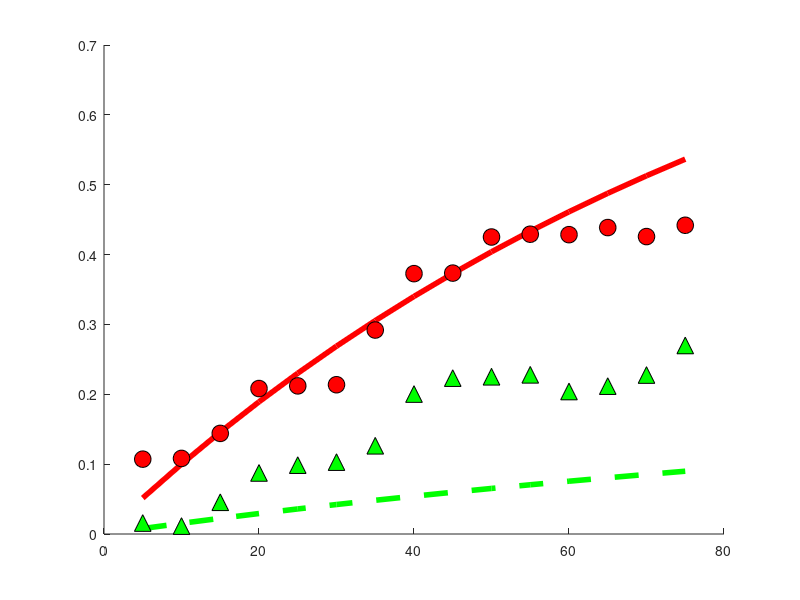

The MATLAB source for this figure: (Note: this script raises an error after producing the figure.)
% Functions and figures for the model fitting 
% based on the analytical model developed for epigenomeIntegrity project, 
% the functions are here plotted using parameters fitted from the
% experimental data

close all 
% plot properties 

fontSize   = 12;
markerSize = 12;
lineWidth  = 4;

% Plot figues
showHAndDFit        = true;
showSlidingFraction = false;
showSlidingOutOfDR  = false;
showRelativeSliding = true;
showExpansionFactor = false;
showLossInTime      = false;
showRelativeOpening = false;

% Experimental measurements 
% uvc dose (the point u=100 is excluded for now due to irregular
% measurement)
uData = [ 5	10	15	20	25	30	35	40	45	50	55	60	65	70	75];%	100];
% histone loss data
% previous 
% hData = [ 10.7143   10.8680   22.1973   24.1895   27.9165   23.1343   36.7809 ...
%     42.0486   38.1288   45.2075   43.6863   44.8139   46.0792   47.6219   48.8158]./100;% 39.5242]./100;
% current 
hData = [10.714305725	10.8220788165	14.4014983755	20.8225447327	21.2024074872...
         21.3668579387	29.195045218	37.2706560079	37.3479226024	42.5138151765...
         42.9133041668	42.8508770934	43.8660779761	42.5763929893	44.1947934168]./100;%	40.8353794651


%___DNA loss data____
% % previous
% dData   =[ 1.5704212005	1.689934217	6.2022046651	11.6868181521	12.8785877917...
%     13.4063551786	18.2744867455	18.0307962375	23.0606990052	23.7519692784...
%     19.9985465308	14.2129016791	18.6451205628	19.8890159764	25.5485722258]./100;%	23.34475654]./100;
% current 
dData = [1.5704212005	1.1365167475	4.545552178	8.7406190878	9.8581219326	10.2900341153...
         12.6333239455	20.0360763966	22.3129622161	22.5107680397	22.7887958612	20.4006799168...
         21.1679155925	22.757261652	26.9902966182]./100;%	26.4974599239

% Analytical solutions of the model for histones and DNA loss vs UV dose
N  = @(a1,u) exp(-a1*u);
R  = @(a1,a2,u) sqrt(1+a2*u-(a2/a1).*(exp(-a1*u)-1));%(1+a2.*(1-N(a1,u)));
h  = @(a1,a2,u) 1-(N(a1,u)./(R(a1,a2,u)));
d  = @(a1,a2,u) ((R(a1,a2,u))-1)./R(a1,a2,u);
% h  = @(a1,a2,u) 1-exp(-a1*u)./(1+a2.*(1-exp(-a1*u)));
% d  = @(a1,a2,u) a2.*(1-exp(-a1.*u))./(1+a2.*(1-exp(-a1.*u)));


% parameter values
c1 = .009;%0.0069;
c2 = .0016;%0.78;

%-- plot ---
if showHAndDFit
%____ plot histone loss, h
fig1 = figure('Name','histone and DNA fit');
ax1  = axes('Parent',fig1,'NextPlot','Add');
line('Xdata',uData,'YData',h(c1,c2,uData),'Color','r','LineWidth',lineWidth,...
    'Parent',ax1,'DisplayName','histone loss, model');
line('XData',uData,'YData',hData,'Marker','o','MarkerSize',markerSize,'MarkerFaceColor','r','MarkerEdgeColor','k',...
    'LineStyle','none','Parent',ax1,'DisplayName','histone loss, exp. data'), 

%____ plot DNA loss, d
line('XData',uData,'YData',d(c1,c2,uData),'Color','g','LineWidth',lineWidth,...
    'DisplayName','DNA loss fraction, model','Parent',ax1,'LineStyle','--');
line('XData',uData,'YData',dData,'Marker','^','Color','g','MarkerSize',markerSize,'MarkerFaceColor','g',...
    'MarkerEdgeColor','k','LineStyle','none',...
    'Parent',ax1,'DisplayName','DNA loss fraction, exp. data'), 

legend(get(ax1,'Children'),'Location','NW')
title(' Model fit to experimental data','Parent',ax1,'FontSize',fontSize), 
xlabel('U.V dose','Parent',ax1,'FontSize',fontSize)
ylabel('Loss fraction','Parent',ax1,'FontSize',fontSize)
set(ax1,'FontSize',fontSize)
end

if showSlidingFraction 
%_____ plot sliding fraction, h-d
fig2 = figure;
ax2  = axes('Parent',fig2);
line('XData',uData,'YData',(hData-dData),'Marker','o','Color','k','MarkerFaceColor','c',...
    'Parent',ax2,'DisplayName','histone sliding loss, exp.data','MarkerSize',markerSize,'LineStyle','none');
line('XData',uData,'YData',h(c1,c2,uData)-d(c1,c2,uData),'LineWidth',lineWidth,'Parent',ax2,...
    'DisplayName','histone sliding loss, model','Color','k')
xlabel('U.V dose','Parent',ax2,'FontSize',fontSize);
ylabel('h(U)-d(U)','Parent',ax2,'FontSize',fontSize);
title('Fraction of histones lost by sliding','Parent',ax2,'FontSize',fontSize);
legend(get(ax2,'Children'),'Location','NW')
set(ax2,'FontSize',fontSize,'LineWidth',lineWidth)
end

if showSlidingOutOfDR  
%_____ fraction of sliding out of the damage region (h-d)/(1-d)
fig3 = figure; 
ax3  = axes('Parent',fig3,'NextPlot','add');
line('XData',uData,'Ydata',(hData-dData)./(1-dData),'Marker','o','Color','k','MarkerFaceColor','c',...
    'Parent',ax3,'DisplayName','histone sliding out of DR, exp. data','MarkerSize',markerSize,...
    'LineStyle','none');
line('XData',uData,'YData',(h(c1,c2,uData)-d(c1,c2,uData))./(1-d(c1,c2,uData)),'Parent',ax3,...
    'LineWidth',lineWidth,'DisplayName','histone sliding out of DR, model')
% add linear fit for comparison
linearFitModel = fittype('a*x');
[fitValues, fitScore] = fit(uData',((hData-dData)./(1-dData))',linearFitModel,'Robust','LAR','StartPoint',1);
line('XData',uData,'YData',fitValues(uData),'Parent',ax3,'DisplayName','linear fit','Color','r',...
    'LineStyle','--','LineWidth',lineWidth)
title('Fraction of histone sliding out of the DR','Parent',ax3,'FontSize',fontSize)
xlabel('U.V dose','Parent',ax3,'FontSize',fontSize);
ylabel('(h(u)-d(u))/(1-d(u)', 'FontSize', fontSize);
legend(get(ax3,'Children'),'Location','NW')
set(ax3,'FontSize',fontSize,'LineWidth',lineWidth)

end

if showRelativeSliding 
%____ relative sliding contribution (h-d)/h
fig4 = figure; 
ax4  = axes('Parent',fig4,'NextPlot','add','FontSize',fontSize);
line('XData',uData,'Ydata',(hData-dData)./(hData),'Marker','o','Color','k','MarkerFaceColor','c',...
    'Parent',ax4,'DisplayName','relative histone sliding contribution, exp. data','MarkerSize',markerSize,...
    'LineStyle','none');
line('XData',uData,'YData',(h(c1,c2,uData)-d(c1,c2,uData))./(h(c1,c2,uData)),'Parent',ax4,...
    'LineWidth',lineWidth,'DisplayName','relative histone sliding contribution, model')
xlabel('U.V dose','Parent',ax4,'FontSize',fontSize);
ylabel('(h(U)-d(U))/h(U)','FontSize',fontSize,'Parent',ax4)
legend(get(ax4,'Children'),'Location','NW');
title('Contibition of sliding to the total histone loss','Parent',ax4,'FontSize',fontSize)
set(ax4,'FontSize',fontSize,'LineWidth',lineWidth)
end

if showExpansionFactor
%___ Expansion factor 
fig5 = figure;
uValues = 0:1:100;
ax5  = axes('Parent',fig5,'NextPlot','add','FontSize',fontSize,'LineWidth',lineWidth);
line('XData',uValues,'YData',R(c1,c2,uValues),'Parent',ax5)
xlabel('U.V dose','Parent',ax5,'FontSize',fontSize)
ylabel('\alpha(U)','Parent',ax5,'FontSize',fontSize);
set(ax5,'FontSize',fontSize,'LineWidth',lineWidth)
end


if showLossInTime
%___histone/DNA loss in time 
fig6  = figure;
kappa = linspace(0,1,100); 
ax6   = axes('Parent',fig6,'NextPlot','add','FontSize',fontSize,'LineWidth',lineWidth);
for uIdx = 1:numel(uData)
 line('XData',kappa,'YData',h(c1,c2,kappa.*uData(uIdx)),'Parent',ax6,'displayName',['histone loss U=' num2str(uData(uIdx))],'Color','r')
 line('XData',kappa,'YData',d(c1,c2,kappa.*uData(uIdx)),'Parent',ax6,'displayName',['DNA loss U=' num2str(uData(uIdx))],'Color','b')
end
xlabel('time','Parent',ax6,'FontSize',fontSize)
ylabel('h(t;U)','Parent',ax6,'FontSize',fontSize);
title('histone and DNA loss in time','Parent', ax6,'FontSize',fontSize);
% legend(get(ax6,'Children'))
set(ax6,'LineWidth',lineWidth)
end


%___calculate the time for which there is gamma percent loss
gamma            = 0.5; % the constant value in (h-d)/h

uValues          = linspace(0,uData(end),100);
expansionSliding = zeros(1,numel(uValues));
expansionOpening = zeros(1,numel(uValues));
tStar            = zeros(1,numel(uValues)); %the fraction of ts for which there is gamma loss of histones

for uIdx = 1:numel(uValues)
%     gamma = (hData(uIdx)-dData(uIdx))./hData(uIdx);
    % the fraction of the time for saturation for which we have gamma loss
    % of histones
ts          = uValues(uIdx);% when the fraction equals 1. (at saturation)
tStar(uIdx) = -(1./(c1*ts)).*log(((c2+1).*(1-gamma*h(c1,c2,ts)))./(1+c2*(1-gamma*h(c1,c2,ts))));

% plug this time into the equation for the expansion factor
% and calculate the fraction of the expansion attributed to sliding: (R(tStar,U)-R_0)/R(t_s,U)
expansionSliding(uIdx) = (R(c1,c2,tStar(uIdx).*ts)-1)./(R(c1,c2,ts)-1);
% relative contribution of chromatin opening to the expansion 
expansionOpening(uIdx) =  (R(c1,c2,ts)-R(c1,c2,tStar(uIdx).*ts))./(R(c1,c2,ts)-1);
end

if showRelativeOpening
%___ Expansion attributed to sliding/ opening 
fig7 = figure('Units','norm');
ax7  = axes('Parent',fig7,'NextPlot','Add');
% line('XData',uData,'YData',S,'LineWidth',lineWidth,'LineStyle','--')
bar(uValues, [expansionSliding;expansionOpening]','stacked','BarWidth',2,'LineStyle','none','Parent',ax7);   
plot(ax7,uValues,expansionSliding,'k','LineWidth',lineWidth)
set(ax7,'YLim',[0 1],'XLim',[0,uData(end)])
xlabel('U.V dose','Parent',ax7,'FontSize',fontSize);
ylabel('fraction of DR expansion','Parent', ax7,'FontSize',fontSize)
title('Relative expansion attibuted to sliding and chromatin opening','Parent',ax7,'FontSize',fontSize);
annotation(fig7,'textbox',...
    [0.38 0.6 0.2 0.1],...
    'String',{'Chromatin opening'},...
    'FitBoxToText','on','LineStyle','none','Color','k','FontSize',fontSize);
annotation(fig7,'textbox',...
    [0.38 0.25 0.2 0.1],...
    'String',{'Histone sliding'},...
    'FitBoxToText','on','LineStyle','none','Color','w','FontSize',fontSize);
set(ax7,'FontSize',fontSize,'LineWidth',lineWidth)
% add a patch 
end

%___Calculate SSEs for fittings 
sseHistone   = sum((h(c1,c2,uData(1:end-1))-hData(1:end-1)).^2)
sseDNA       = sum((d(c1,c2,uData)-dData).^2)
sseHminusD   = sum((h(c1,c2,uData)-d(c1,c2,uData)-(hData-dData)).^2);
sseLinearFit = fitScore.sse;
sseRelativeH = sum(((h(c1,c2,uData)-d(c1,c2,uData))./h(c1,c2,uData)-(hData-dData)./hData).^2);

% figure, plot(uData,h(c1,c2,uData)./d(c1,c2,uData))
